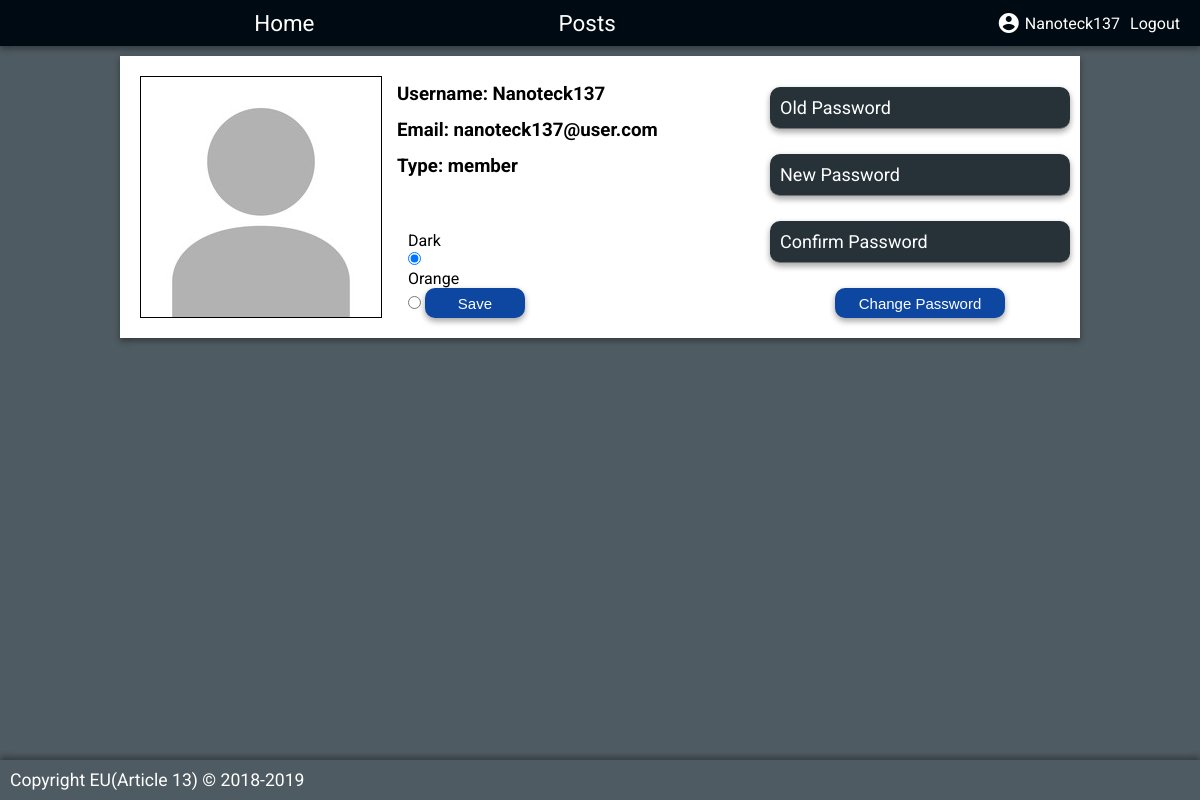
The app's page /profile.php (signed in) with its own data.
### tables this page shows
CREATE TABLE users(
    id INT(8) PRIMARY KEY AUTO_INCREMENT,
    user_name VARCHAR(15) NOT NULL UNIQUE,
    user_password VARCHAR(255) NOT NULL,
    user_email VARCHAR(32) NOT NULL UNIQUE,
    user_type ENUM("admin", "member") DEFAULT "member" NOT NULL,
    user_theme INT(2) NOT NULL DEFAULT 1,
    FOREIGN KEY (user_theme) REFERENCES themes(id)
);

CREATE TABLE themes(
    id INT(8) PRIMARY KEY AUTO_INCREMENT,
    theme_name VARCHAR(32) NOT NULL,
    theme_content MEDIUMTEXT NOT NULL
);

### include/auth.php (called while the page is built, shortened)
<?php
    class UserData {
        private $name = NULL;
        private $email = NULL;
        private $type = NULL;
        private $themeID = NULL;
        public function __construct(string $id, string $name, string $email, string $type, int $themeID) {
            $this->name = $name;
            $this->email = $email;
            $this->type = $type;
            $this->themeID = $themeID;
        }
        public function get_user_name() {
            return $this->name;
        }
        public function get_email() {
            return $this->email;
        }
        public function get_type() {
            return $this->type;
        }
        public function get_theme_id() {
            return $this->themeID;
        }
    }
    function is_logged_in() {
        return isset($_SESSION["valid_login"]) && $_SESSION["valid_login"] === true;
    }
    function get_user_id() {
        return $_SESSION["user_id"];
    }
    function get_user_data($dbc, $user) {
        $query = "SELECT * FROM users WHERE id=$user";
        $result = mysqli_query($dbc, $query);
        if (mysqli_num_rows($result) === 1) {
            $row = mysqli_fetch_array($result);
            $username = $row["user_name"];
            $email = $row["user_email"];
            $type = $row["user_type"];
            $themeID = $row["user_theme"];
            return new UserData($user, $username, $email, $type, $themeID);
        } else {
            return NULL;
        }
    }
?>

### profile.php (the view, shortened to what this page needs)
<?php
    require("include/common.php");
?>
<!DOCTYPE html>
<html>
<head>
    <?php
    require("template/head.php");
    ?>
    <link rel="stylesheet" href="css/profile.css">
</head>
<body>
    <div id="container">
        <?php
        require("template/menu_header.php");
        ?>
        <div id="content">
            <?php
            if (is_logged_in()) {
                $profile = get_user_data($dbc_website, get_user_id());
            ?>
                <div id="info" class="card">
                    <img src="image/default_profile.jpg" alt="Profile Picture">
                    <div id="info-right">
                        <h3>Username: <?=$profile->get_user_name();?></h3>
                        <h3>Email: <?=$profile->get_email();?></h3>
                        <h3>Type: <?=$profile->get_type();?></h3>
                    </div>
                    <div id="change-password">
                        <form action="change_password.php" method="post">
                            <div class="form-input-group card">
                                <input class="form-input" type="password" name="old_password" autocomplete="off" required>
                                <label class="form-label">Old Password</label>
                            </div>
                            <div class="form-input-group card">
                                <input class="form-input" type="password" name="new_password" autocomplete="off" required>
                                <label class="form-label">New Password</label>
                            </div>
                            <div class="form-input-group card">
                                <input class="form-input" type="password" name="confirm_password" value="" autocomplete="off" required>
                                <label class="form-label">Confirm Password</label>
                            </div>
                            <button id="change-password-button" class="btn" type="submit">Change Password</button>
                        </form>
                    </div>
                    <div id="change-theme">
                        <form action="profile.php" method="post">
                            <?php
                            $query = "SELECT id, theme_name FROM themes";
                            $result = mysqli_query($dbc_website, $query);
                            $userData = get_user_data($dbc_website, get_user_id());
                            while($row = mysqli_fetch_array($result)) {
                            ?>
                                <p><?= $row["theme_name"]; ?></p>
                            <?php
                                if($userData->get_theme_id() == $row["id"]) {
                            ?>
                                    <input type="radio" name="new_theme" value="<?= $row["id"]; ?>" checked>
                            <?php
                                } else {
                            ?>
                                    <input type="radio" name="new_theme" value="<?= $row["id"]; ?>">
                            <?php
                                }
                            }
                            ?>
                            <button id="save-theme-button" class="btn" type="submit" name="theme_save">Save</button>
                        </form>
                    </div>
                </div>
            <?php
            }
            ?>
        </div>
        <?php
        require("template/footer.php")
        ?>
    </div>
</body>
</html>

### template/menu_header.php
<div id="header" class="card">
    <div id="header-left">
        <a class="header-item" id="header-home" href="index.php"><p>Home</p></a>
        <a class="header-item" href="posts.php"><p>Posts</p></a>
    </div>
    <div id="header-right">
        <?php
        if(is_logged_in()) {
            $user = get_user_data($dbc_website, get_user_id());
        ?>
            <a class="header-item" href="profile.php"><p><i class="material-icons">account_circle</i><?= $user->get_user_name();?></p></a>
            <a class="header-item" href="logout.php"><p>Logout</p></a>
        <?php
        } else {
        ?>
            <a class="header-item" href="login.php"><p>Login</p></a>
        <?php
        }
        ?>
    </div>
</div>

### css/main.css (style rules this page uses)
* { margin: 0; padding: 0; box-sizing: border-box; }
:root { --card-box-shadow: 0 3px 6px rgba(0,0,0,0.16), 0 3px 6px rgba(0,0,0,0.23); }
html { background-color: var(--primary-color-light); font-family: 'Roboto', sans-serif; position:relative; min-height: 100%; }
#header { background-color: var(--primary-color-dark); display: flex; width: 100%; justify-content: space-around; padding: 6px 0px; margin-bottom: 10px; position: sticky; top: 0; z-index: 1000; }
.header-item { text-decoration: none; font-size: 1.4em; text-align: center; color: var(--primary-color-dark-on); padding: 4px 5px; }
.header-item:link { text-decoration: none; }
.header-item .material-icons { margin-right: 4px; }
#header-left { width: 70%; display: flex; justify-content: space-evenly; }
#header-right { width: 25%; display: flex; justify-content: flex-end; align-items: center; }
#header-right .header-item { height: 100%; font-size: 1em; }
#header-right .header-item > p { display: flex; align-items: center; justify-content: center;; height: 100%; }
#content { margin: 10px 0px; margin-bottom: 60px; flex: 1 0 auto; }
.card { box-shadow: 0 3px 6px rgba(0,0,0,0.16), 0 3px 6px rgba(0,0,0,0.23); }
.btn { position: relative; border: none; font-size: 20px; padding: 6px 20px; background-color: var(--secondary-color); color: var(--secondary-color-on); box-shadow: var(--card-box-shadow); border-radius: 10px; overflow: hidden; }
.btn:before { content: ""; position: absolute; top: 50%; left: 50%; display: block; width: 0; padding-top: 0; border-radius: 100%; background-color: rgba(236, 240, 241, .3); transform: translate(-50%, -50%); }
.form-input-group { position: relative; margin-bottom: 35px; border-radius: 10px; }
.form-input { display: block; font-size: 18px; padding: 10px 10px 10px 5px; width: 450px; border: none; border-bottom: 1px solid #757575; border-radius: 10px; background-color: var(--primary-color); color: var(--primary-color-on); }
.form-label { color: var(--primary-color-on); font-size: 18px; font-weight: normal; pointer-events: none; position:absolute; left: 10px; top: 10px; transition: 0.2s ease all; }

### css/profile.css (style rules this page uses)
#info { width: 960px; margin: 0 auto; padding: 20px; background-color: white; color: black; display: flex; position: relative; }
#info img { border: 1px solid black; }
#info-right { margin-left: 15px; }
#info-right > * { padding: 7px 0px; }
#change-password input { width: 300px; }
#change-password .form-input-group { margin-bottom: 25px; }
#change-password { position: absolute; right: 10px; bottom: 0; margin-top: 6px; justify-self: flex-end; }
#change-password-button { font-size: 15px; height: 30px; width: 170px; margin-bottom: 20px; position: relative; left: 50%; transform: translateX(-50%); }
#save-theme-button { font-size: 15px; height: 30px; width: 100px; }
#change-theme { position: absolute; bottom: 20px; left: 30%; }

### records on screen
users: user_name "Nanoteck137", user_email "nanoteck137@user.com", user_type "member"
themes: theme_name "Dark"
themes: theme_name "Orange"
